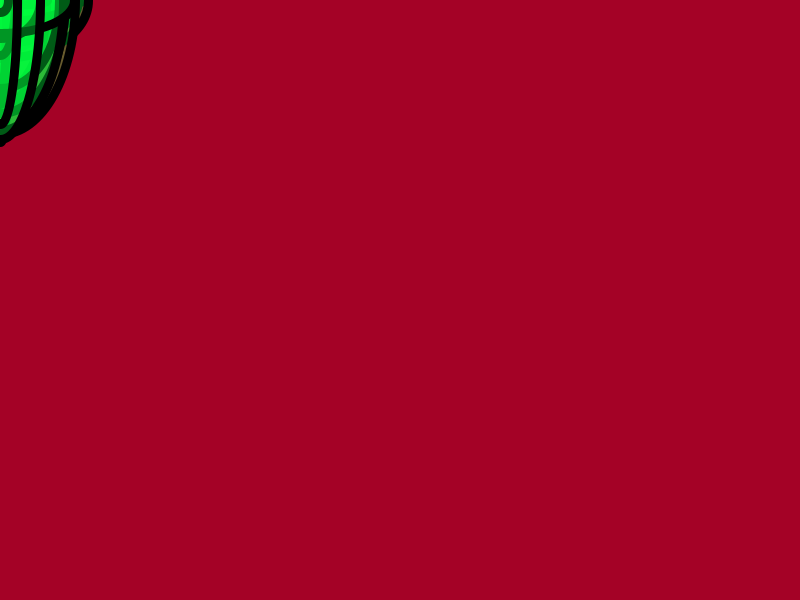
Frame 1 (no input)
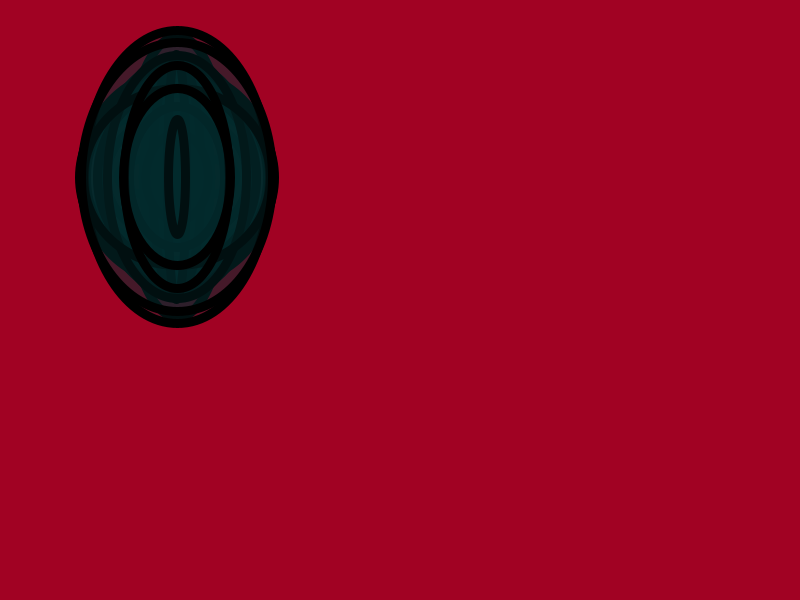
Frame 60 (the mouse pressed at the canvas centre just before this capture)
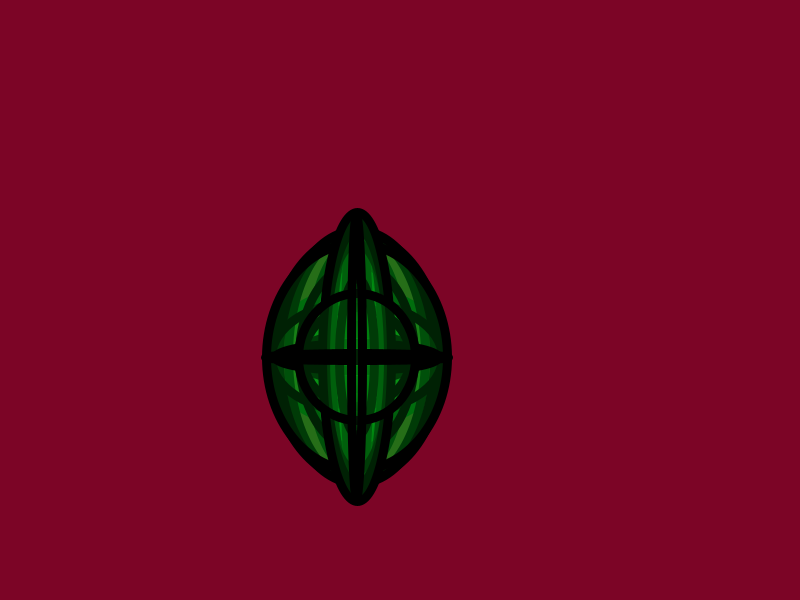
Frame 120 (the mouse held since frame 60 and released just before this capture)

The Processing sketch that drew these frames (run headless with seeded random() and noise(); from frame 60 on, the mouse is pressed at the canvas centre):

// Processing sketch: processing_182338
// ── processing_182338.pde

float x, y;
void setup()
{
 
  size(800, 600);

  x = 0;
  y = 0;
}
void draw()
{
  
  size(800, 600);
  background(random(255),random(10),random(40));
  strokeWeight(9);
fill(random(3),random(400),random(200),random(200));
  ellipse(x, y, random(200), random(300));
  ellipse(x, y, random(200), random(300));
  ellipse(x, y, random(200), random(300));
  ellipse(x, y, random(200), random(300));
   ellipse(x, y, random(200), random(300));
  ellipse(x, y, random(200), random(300));
  ellipse(x, y, random(200), random(300));
  ellipse(x, y, random(200), random(300));
  ellipse(x, y, random(200), random(300));
  ellipse(x, y, random(200), random(300));
  ellipse(x, y, random(200), random(300));
  ellipse(x, y, random(200), random(300));
   ellipse(x, y, random(200), random(300));
  ellipse(x, y, random(200), random(300));
  ellipse(x, y, random(200), random(300));
  ellipse(x, y, random(200), random(300));
   ellipse(x, y, random(200), random(300));
  ellipse(x, y, random(200), random(300));
  ellipse(x, y, random(200), random(300));
  ellipse(x, y, random(200), random(300));
   ellipse(x, y, random(200), random(300));
  ellipse(x, y, random(200), random(300));
  ellipse(x, y, random(200), random(300));
  ellipse(x, y, random(200), random(300));
  ellipse(x, y, random(200), random(300));
  ellipse(x, y, random(200), random(300));
  ellipse(x, y, random(200), random(300));
  ellipse(x, y, random(200), random(300));
   ellipse(x, y, random(200), random(300));
  ellipse(x, y, random(200), random(300));
  ellipse(x, y, random(200), random(300));
  ellipse(x, y, random(200), random(300));
  x = x + 3;
  y = y + 3;


  if ((x>width)||(y>height))
  {
    stroke(random(100), random(255), random(200));
    x=random(0, width);
    y=random(0, height);
  }
}
